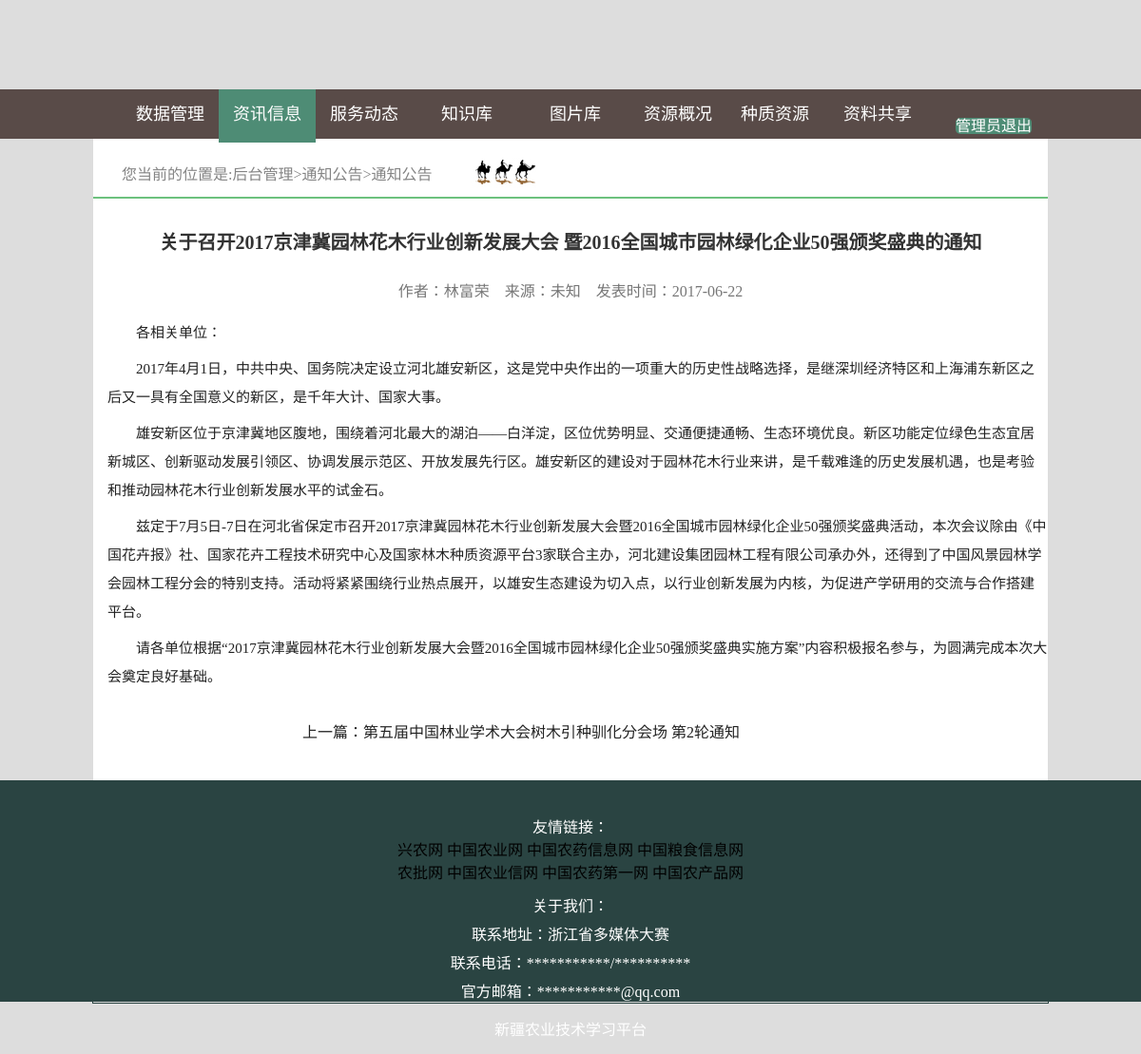
Screenshot of /tree/houtai/information/information_detail.php with the database file from the repository.
### tree/houtai/php/open.php (called while the page is built, shortened)
<?php
function open_form_id($form,$id){
	if($id){
		$sql_form="SELECT * FROM `$form` WHERE id=$id";
		$result=mysql_query($sql_form,$GLOBALS['conn'] )or die("error connecting");
		$row=mysql_fetch_array($result);
	}
	else{
		$row="";
	}
	return $row;
}
?>

### tree/houtai/php/functions_information_detail.php (the view, shortened to what this page needs)
<?php
	include("open.php");
function detail_nav($get_form,$page){
	if($get_form=="")
	{
		$get_form=1;
	}
	$nav="<span>您当前的位置是:</span><a href='../houtai.php'>后台管理></a>";
	switch($get_form){
		case 1:$nav.="<a href='information.php?form=".$get_form."'>通知公告></a>";break;
	}
	switch($get_form){
		case 1:$nav.="<span>通知公告</span>";break;
	}
	echo $nav;
}
function detail($form,$id,$page){
	$row=open_form_id($form,$id);
	$total_sql="SELECT COUNT(*) FROM `$form`";
	$total_result=mysql_fetch_array(mysql_query($total_sql));
	$total=$total_result[0];
	if($form=="information-policy-biaozhun"){
		$p_array=explode("|",$row["content"]);
		$many=count($p_array);
	}
	else{
		$p_array=explode("|",$row["content"]);
		$many=count($p_array);
		}
	$div="<p class='tit'>";
	$div.=$row["title"];
	$div.="</p><div class='xijie'><span>作者：";
	if(!$row["author"]){
		$div.="未知";
	}
	else{$div.=$row["author"];}
	$div.="&nbsp;&nbsp;&nbsp;&nbsp;</span><span>来源：";
	if(!$row["laiyuan"]){
		$div.="未知";
	}
	else{$div.=$row["laiyuan"];}
	$div.="&nbsp;&nbsp;&nbsp;&nbsp;</span><span>发表时间：";
	$div.=$row["time"]."</span>";
	$div.="</div><div class='main'>";
	$div.="<p>";
	$div.=$p_array[0];
	$div.="</p>";
	for($i=1;$i<$many;$i++){
		$div.="<p>";
		$div.=$p_array[$i];
		$div.="</p>";
	}
	$div.="<div class='a'>";
	if($id<$total){
		$id_up=$id+1;
		$row_up=open_form_id($form,$id_up);
		$div.="<a href='information_detail.php?form=".$_GET["form"]."&id=".$id_up."&page=".$page."'>";
		$div.="上一篇：";
		$div.=$row_up["title"];
		$div.="</a>&nbsp;&nbsp;&nbsp;&nbsp;&nbsp;&nbsp;&nbsp;&nbsp;&nbsp;&nbsp;&nbsp;&nbsp;&nbsp;";
		$div.="&nbsp;&nbsp;&nbsp;&nbsp;&nbsp;&nbsp;&nbsp;&nbsp;&nbsp;&nbsp;&nbsp;&nbsp;&nbsp;";
   }
	$div.="</div></div>";
   	echo $div;
}
?>

### tree/houtai/css/chuShiHua.css (style rules this page uses)
body { margin: 0;padding: 0;font-family: "微软雅黑" }
* { text-decoration: none;list-style: none; padding:0px 0px 0px 0;margin: 0px 0px 0px 0px; border:none; }
p { padding:0px 0px 0px 0;margin: 0px 0px 0px 0px; }
a,input,button { outline:none;border:none }
a { color:#000; }
body { margin:0px auto; width:100%; background: #dddddd; }

### tree/houtai/css/information_detail.css (style rules this page uses)
#content .title .nav a { text-decoration: none; color:#848484; }
#content .con .tit { font-size: 20px; color: #333; font-weight: bold; text-align: center; padding-top: 30px; }
#content .con .xijie { color: #777; height: 24px; text-align: center; padding-top: 25px; padding-bottom: 10px; }
#content .con .main p { line-height: 30px; font-size: 15px; color: #222; text-indent: 30px; margin-top:8px; padding-left:15px; }
#content .con .main .a { width:1004px; text-align: center; margin-top:30px; padding-bottom: 40px; }
#content .con .main .a a { text-decoration: none; color: #222; }

### rows the page displays
information-gonggao: time "2017-06-22", content "2017年4月1日，中共中央、国务院决定设立河北雄安新区，这是党中央作出的一项重大的历史性战略选择，是继深圳经济特区和上海浦东新区之后又一具有全国意义的新区，是千年大计、国家大事。", content "雄安新区位于京津冀地区腹地，围绕着河北最大的湖泊——白洋淀，区位优势明显、交通便捷通畅、生态环境优良。新区功能定位绿色生态宜居新城区、创新驱动发展引领区、协调发展示范区、开放发展先行区。雄安新区的建设对于园林花木行业来讲，是千载难逢的历史发展机遇，也是考验和推动园林花木行业创新发展水平的试金石。", content "兹定于7月5日-7日在河北省保定市召开2017京津冀园林花木行业创新发展大会暨2016全国城市园林绿化企业50强颁奖盛典活动，本次会议除由《中国花卉报》社、国家花卉工程技术研究中心及国家林木种质资源平台3家联合主办，河北建设集团园林工程有限公司承办外，还得到了中国风景园林学会园林工程分会的特别支持。活动将紧紧围绕行业热点展开，以雄安生态建设为切入点，以行业创新发展为内核，为促进产学研用的交流与合作搭建平台。", content "请各单位根据“2017京津冀园林花木行业创新发展大会暨2016全国城市园林绿化企业50强颁奖盛典实施方案”内容积极报名参与，为圆满完成本次大会奠定良好基础。"

### other values shown
$div "关于召开2017京津冀园林花木行业创新发展大会 暨2016全国城市园林绿化企业50强颁奖盛典的通知 林富荣 未知 各相关单位："
